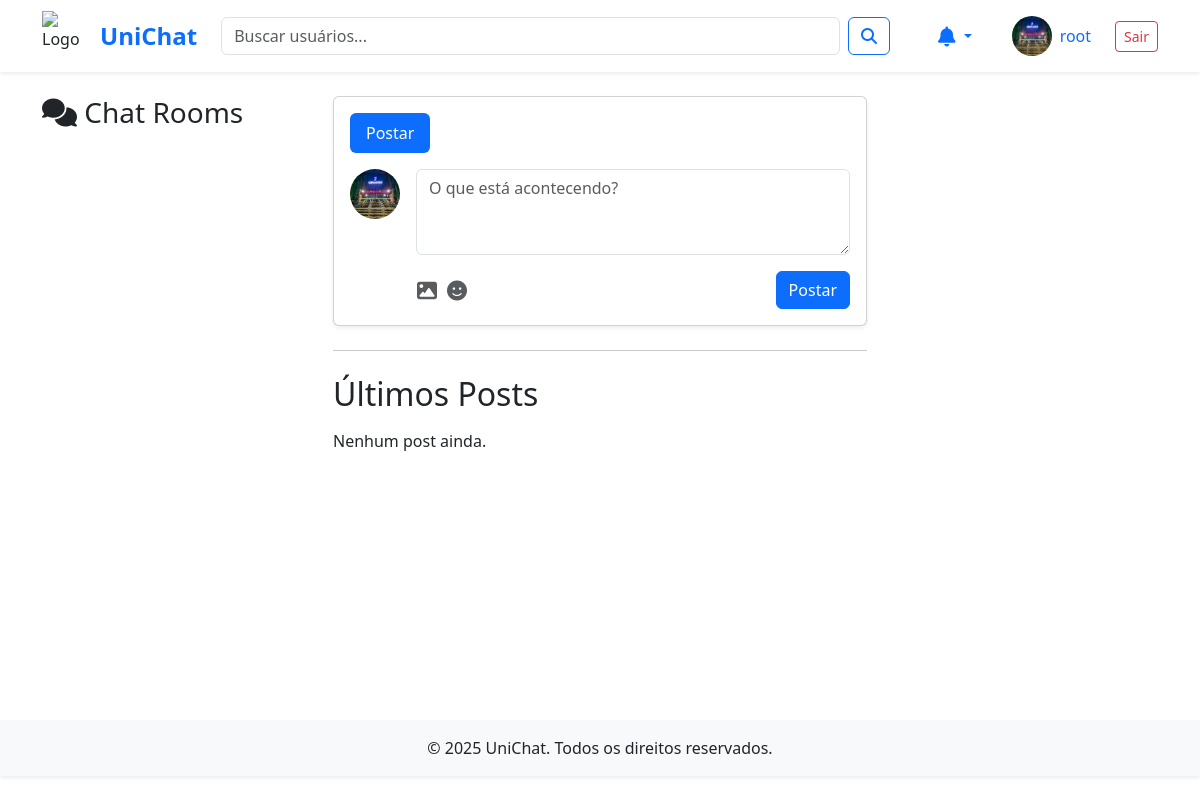
Before: / (signed in) with the older database file.
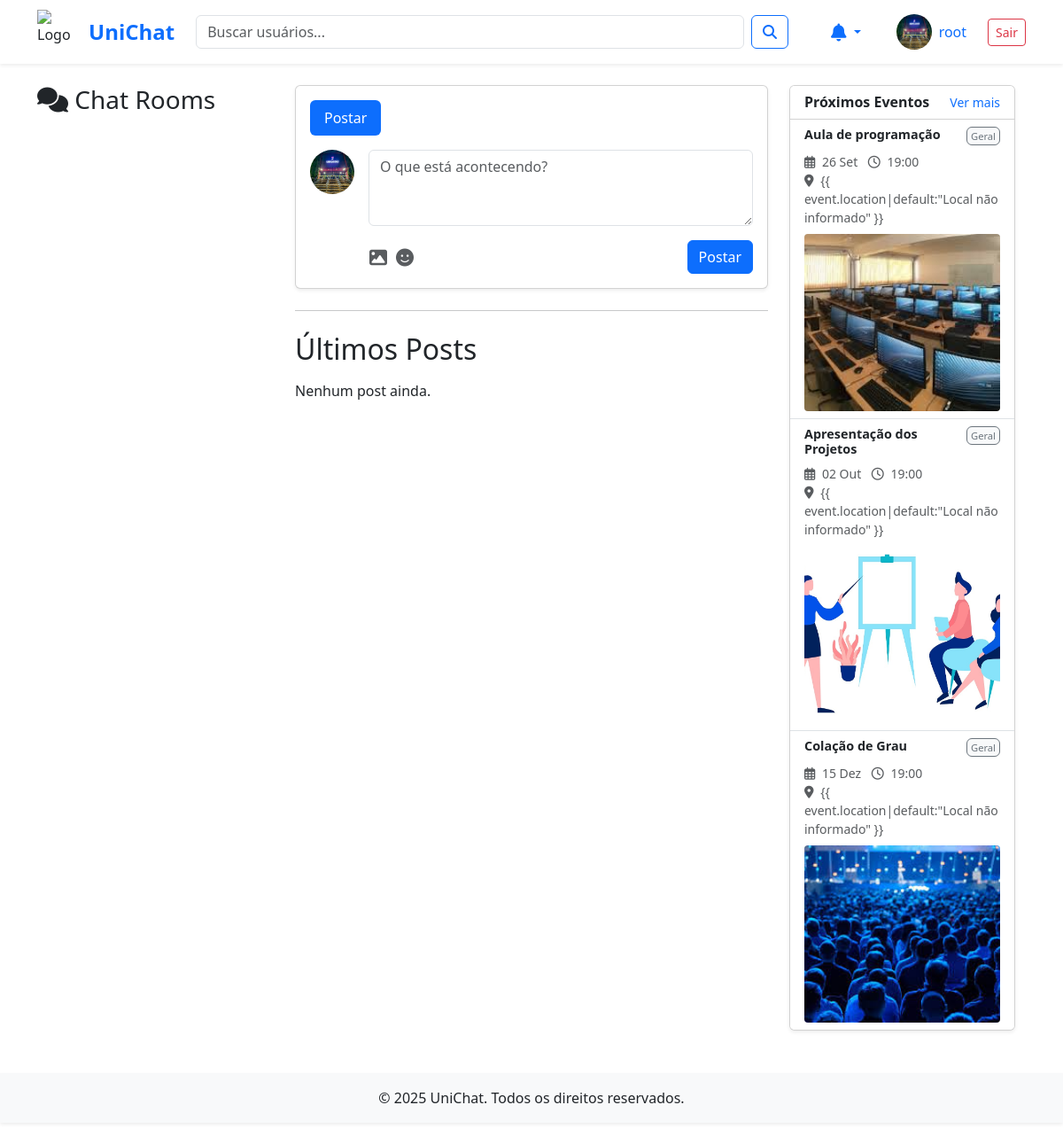
After: the same page with the newer database file.
### users/models.py (models this page shows)
class Profile(models.Model):
    user = models.OneToOneField('auth.User', on_delete=models.CASCADE)
    bio = models.TextField(blank=True)
    avatar = models.ImageField(upload_to='avatars/', blank=True, null=True)
    date_of_birth = models.DateField(null=True, blank=True)
    location = models.CharField(max_length=100, blank=True)
    website = models.URLField(max_length=200, blank=True)
    course = models.ManyToManyField(Course, related_name='students', blank=True)
    following = models.ManyToManyField(User, related_name='followers', symmetrical=False,
blank=True)
    is_teacher = models.BooleanField(default=False)

### posts/models.py (models this page shows, shortened)
class Event(models.Model):
        author = models.ForeignKey(User, on_delete=models.CASCADE, related_name='events')
        title = models.CharField(max_length=200)
        description = models.TextField()
        image = models.ImageField(upload_to='event_images/', blank=True, null=True)
        location = models.CharField(max_length=200)
        event_date = models.DateField()
        event_time = models.TimeField()
        created_at = models.DateTimeField(auto_now_add=True)

### core/views.py (the view, shortened to what this page needs)
# urls.py: path('', views.home, name='home'),
@login_required
def home(request):
    form = PostForm()
    event_form = EventForm()
    user_course_id = None
    if request.user.profile.course.exists():
        user_course_id = request.user.profile.course.first().id
    teacher_posts = Post.objects.filter(
        Q(author__profile__is_teacher=True) &
        (
            Q(author__profile__course__id=user_course_id) |
            Q(author__profile__course__isnull=True)
        )
    ).distinct().select_related(
        'author__profile'
    ).prefetch_related(
        'comments__author__profile',
        'comments__replies__author__profile'
    ).order_by('-created_at')
    following_ids = request.user.profile.following.values_list('id', flat=True)
    query_filter = Q(author__id__in=following_ids)
    if user_course_id:
        query_filter |= Q(author__profile__course__id=user_course_id)
    student_posts = Post.objects.filter(
        query_filter
    ).filter(
        ~Q(author__profile__is_teacher=True)
    ).distinct().select_related(
        'author__profile'
    ).prefetch_related(
        'comments__author__profile',
        'comments__replies__author__profile'
    ).order_by('-created_at')
    all_posts = list(teacher_posts) + list(student_posts)
    events = Event.objects.filter(author__profile__is_teacher=True).order_by('event_date', 'event_time')
    rooms = Room.objects.all()
    context = {
        'rooms': rooms,
        'posts': all_posts,
        'form': form,
        'events': events,
        'event_form': event_form,
    }
    return render(request, 'home.html', context)

### posts/forms.py
class PostForm(forms.ModelForm):
    content = forms.CharField(
        widget=forms.Textarea(attrs={'rows': 3}),
        label="",
        required=False
    )
    image = forms.ImageField(
        label="Adicionar foto",
        required=False
    )
    class Meta:
        model = Post
        fields = ['content', 'image']

class EventForm(forms.ModelForm):
    class Meta:
        model = Event
        fields = ['title', 'description', 'location', 'event_date', 'event_time', 'image']
        labels = {
            'title': 'Título do Evento',
            'description': 'Descrição',
            'location': 'Local do Evento',
            'event_date': 'Data do Evento',
            'event_time': 'Hora do Evento',
        }
        widgets = {
            'title': forms.TextInput(attrs={'class': 'form-control', 'placeholder': 'Título do Evento'}),
            'description': forms.Textarea(attrs={'class': 'form-control', 'rows': 3, 'placeholder': 'Descreva o evento...'}),
            'location': forms.TextInput(attrs={'class': 'form-control', 'placeholder': 'Local do Evento'}),
            'event_date': forms.DateInput(attrs={'type': 'date', 'class': 'form-control'}),
            'event_time': forms.TimeInput(attrs={'type': 'time', 'class': 'form-control'}),
        }

### core/templates/home.html (shortened to what this page needs)
{% extends "base.html" %}
{% load static %}
{% block content %}
<div class="container-fluid">
    <div class="row">
        <div class="col-md-3 col-lg-3 sidebar-left p-0">
            <h3><i class="fa-solid fa-comments"></i> Chat Rooms</h3>
        </div>
        <div class="col-md-6 col-lg-6 main-content">
            <div class="card shadow-sm mb-4">
                <div class="card-body">
                    <ul class="nav nav-pills mb-3" id="pills-tab" role="tablist">
                        <li class="nav-item" role="presentation">
                            <button class="nav-link active" id="pills-post-tab" data-bs-toggle="pill"
                                data-bs-target="#pills-post" type="button" role="tab" aria-controls="pills-post"
                                aria-selected="true">Postar</button>
                        </li>
                    </ul>
                    <div class="tab-content" id="pills-tabContent">
                        <div class="tab-pane fade show active" id="pills-post" role="tabpanel"
                            aria-labelledby="pills-post-tab">
                            <form method="post" action="{% url 'home' %}" enctype="multipart/form-data">
                                <div class="d-flex align-items-start">
                                    {% if request.user.profile.avatar %}
                                    <img src="{{ request.user.profile.avatar.url }}" class="rounded-circle me-3"
                                        width="50" height="50" alt="Avatar">
                                    {% else %}
                                    <img src="{% static 'img/default_profile.png' %}" class="rounded-circle me-3"
                                        width="50" height="50" alt="Default Avatar">
                                    {% endif %}
                                    <div class="flex-grow-1">
                                        <div class="mb-3">
                                            <textarea class="form-control" name="content" rows="3"
                                                placeholder="O que está acontecendo?"></textarea>
                                        </div>
                                        <div class="d-flex justify-content-between align-items-center">
                                            <div class="d-flex align-items-center position-relative">
                                                <label for="id_image"
                                                    class="btn btn-link p-0 me-2 text-decoration-none text-muted">
                                                    <i class="fas fa-image fa-lg"></i>
                                                </label>
                                                <button type="button"
                                                    class="btn btn-link p-0 text-decoration-none text-muted emoji-button">
                                                    <i class="fas fa-smile fa-lg"></i>
                                                </button>
                                            </div>
                                            <button type="submit" class="btn btn-primary">Postar</button>
                                        </div>
                                    </div>
                                </div>
                            </form>
                        </div>
                    </div>
                </div>
            </div>
            <hr class="mb-4">
            <div class="mt-4">
                <h2 class="mb-3">Últimos Posts</h2>
                {% for post in posts %}
                {% include "posts/post_card.html" %}
                {% empty %}
                <p>Nenhum post ainda.</p>
                {% endfor %}
            </div>
        </div>
        <div class="col-lg-3">
            {% if events %}
            <div class="card shadow-sm mb-4">
                <div class="card-header bg-white d-flex justify-content-between align-items-center">
                    <h6 class="mb-0 fw-bold">Próximos Eventos</h6>
                    <a href="#" class="text-decoration-none small">Ver mais</a>
                </div>
                <ul class="list-group list-group-flush">
                    {% for event in events %}
                    <li class="list-group-item">
                        <div class="d-flex justify-content-between align-items-start mb-2">
                            <h6 class="mb-0 fw-bold me-2" style="font-size: 0.9rem;">{{ event.title }}</h6>
                            <span class="badge bg-light text-secondary border border-secondary fw-normal p-1"
                                style="font-size: 0.7rem;">
                                {{ event.tag|default:"Geral" }}
                            </span>
                        </div>
                        <div class="text-muted small mb-2">
                            <p class="mb-0">
                                <i class="far fa-calendar-alt me-1"></i>
                                {% if event.event_date == today %}
                                Hoje
                                {% elif event.event_date == tomorrow %}
                                Amanhã
                                {% else %}
                                {{ event.event_date|date:"d M" }}
                                {% endif %}
                                <i class="far fa-clock ms-2 me-1"></i> {{ event.event_time|time:"H:i" }}
                            </p>
                            <p class="mb-0"><i class="fas fa-map-marker-alt me-1"></i> {{ event.location|default:"Local
                                não informado" }}</p>
                        </div>
                        {% if event.image %}
                        <div class="mt-2" style="height: 200px; overflow: hidden; border-radius: 4px;"> <img
                                src="{{ event.image.url }}" class="img-fluid w-100 object-fit-cover"
                                alt="{{ event.title }}" style="height: 100%;">
                        </div>
                        {% endif %}
                    </li>
                    {% endfor %}
                </ul>
            </div>
            {% endif %}
        </div>
    </div>
</div>
{% endblock content %}

### core/templates/base.html (shortened to what this page needs)
<!DOCTYPE html>
<html lang="pt-br">
<head>
    {% load static %}
    <link href="https://cdn.jsdelivr.net/npm/bootstrap@5.3.8/dist/css/bootstrap.min.css" rel="stylesheet">
    <link rel="stylesheet" href="{% static 'chat.css' %}">
    <link rel="stylesheet" href="https://cdnjs.cloudflare.com/ajax/libs/font-awesome/6.4.0/css/all.min.css">
</head>
<body class="d-flex flex-column min-vh-100">
    <header class="header-principal bg-white shadow-sm">
        <nav class="d-flex align-items-center justify-content-between container py-2">
            <a href="{% url 'home' %}" class="d-flex align-items-center text-decoration-none text-dark">
                <img src="{% static 'img/LOGO_PAINEL.png' %}" alt="Logo" width="50" height="50" class="me-2">
                <span class="fs-4 fw-bold text-primary">UniChat</span>
            </a>
            <div class="flex-fill mx-4" style="position: relative;">
                <div class="d-flex align-items-center" style="max-width: 800px;">
                    <input type="text" id="search-input" name="q" class="form-control me-2"
                        placeholder="Buscar usuários..." aria-label="Busca usuários">
                    <button type="submit" id="search-button" class="btn btn-outline-primary"><i
                            class="fas fa-search"></i></button>
                </div>
            </div>
            <ul class="nav align-items-center gap-2 mb-0">
                {% if user.is_authenticated %}
                <li class="nav-item">
                <li class="nav-item dropdown">
                    <a class="nav-link position-relative dropdown-toggle" href="#" id="notificationsDropdown"
                        role="button" data-bs-toggle="dropdown" aria-expanded="false">
                        <i class="fas fa-bell fa-lg"></i>
                    </a>
                </li>
                </li>
                <li class="nav-item d-flex align-items-center gap-2">
                    <a class="nav-link d-flex align-items-center gap-2"
                        href="{% url 'profile' username=user.username %}">
                        <img src="{% if user.profile.avatar %}{{ user.profile.avatar.url }}{% else %}{% static 'img/default_profile.png' %}{% endif %}"
                            alt="Foto de Perfil" width="40" height="40" class="rounded-circle">
                        <span>{{ user.username }}</span>
                    </a>
                </li>
                <li class="nav-item">
                    <form action="{% url 'logout' %}" method="post" class="m-0">
                        <button type="submit" class="btn btn-outline-danger btn-sm">Sair</button>
                    </form>
                </li>
                {% endif %}
            </ul>
        </nav>
    </header>
    <main class="container my-4 flex-fill">
        {% block content %}{% endblock %}
    </main>
    <footer class="text-center py-3 bg-light shadow-sm mt-auto">
        <p class="mb-0">&copy; 2025 UniChat. Todos os direitos reservados.</p>
    </footer>
</body>
</html>

Changed rows visible on the page:
added Event: title "Aula de programação", tag "Geral", event_date "26 Set", event_time "19:00", image (picture)
added Event: title "Apresentação dos Projetos", tag "Geral", event_date "02 Out", event_time "19:00", image (picture)
added Event: title "Colação de Grau", tag "Geral", event_date "15 Dez", event_time "19:00", image (picture)
Other visible differences:
text now shown: "Próximos Eventos Ver mais"
